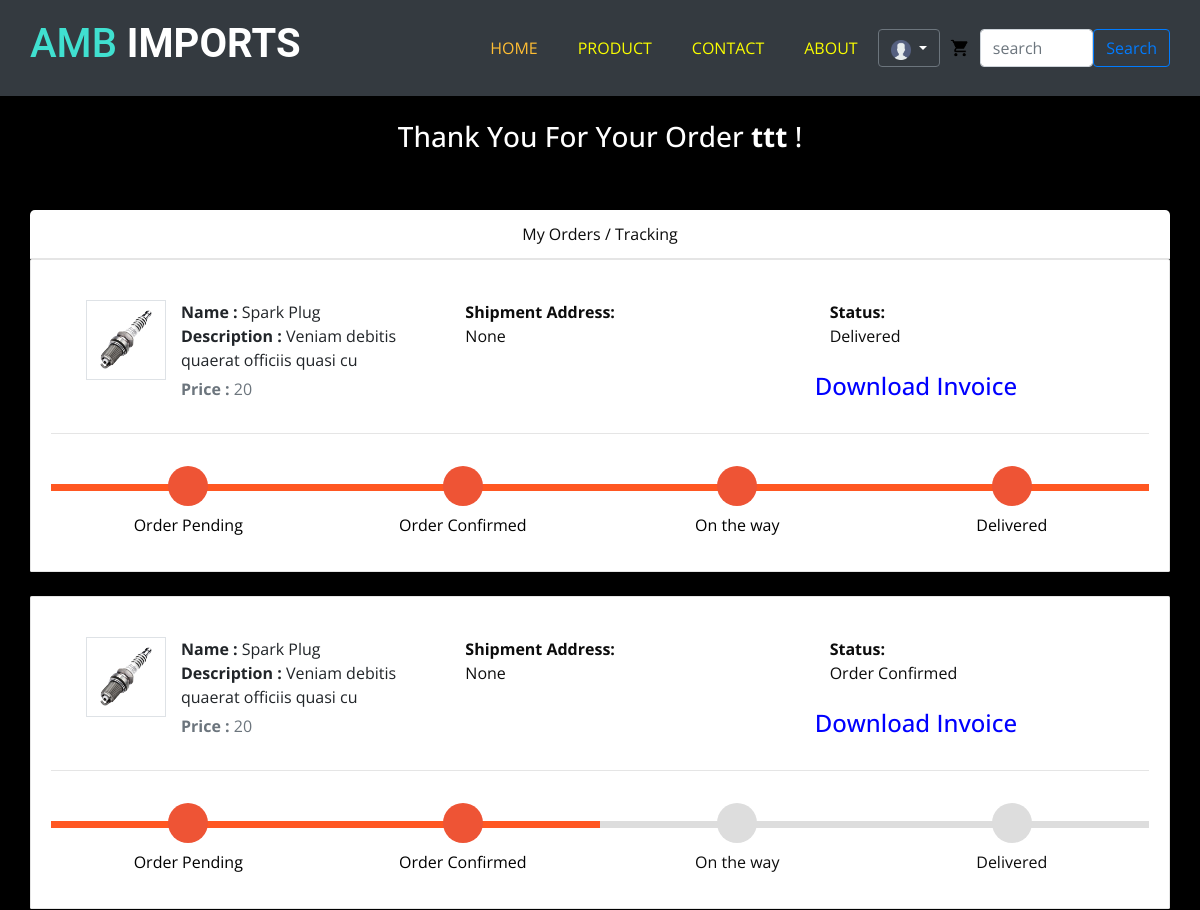
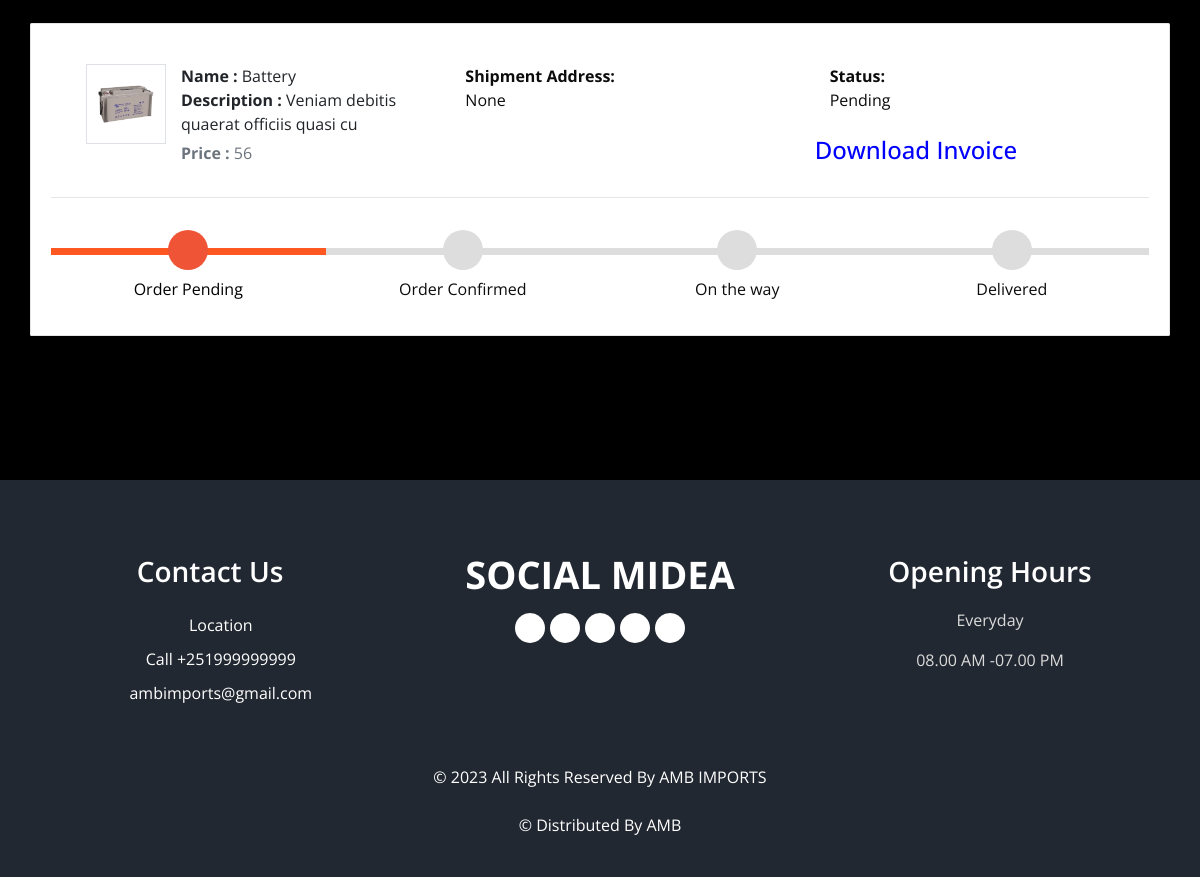
/my-order (signed in), run on the app's committed database (2 pictures, top to bottom).
### ecom/models.py (models this page shows, shortened)
class Product(models.Model):
    name=models.CharField(max_length=40)
    product_image= models.ImageField(upload_to='product_image/',null=True,blank=True)
    price = models.PositiveIntegerField()
    description=models.CharField(max_length=40)

class Orders(models.Model):
    STATUS =(
        ('Pending','Pending'),
        ('Order Confirmed','Order Confirmed'),
        ('Out for Delivery','Out for Delivery'),
        ('Delivered','Delivered'),
    )
    customer=models.ForeignKey('Customer', on_delete=models.CASCADE,null=True)
    product=models.ForeignKey('Product',on_delete=models.CASCADE,null=True)
    email = models.CharField(max_length=50,null=True)
    address = models.CharField(max_length=500,null=True)
    mobile = models.CharField(max_length=20,null=True)
    order_date= models.DateField(auto_now_add=True,null=True)
    status=models.CharField(max_length=50,null=True,choices=STATUS)

### ecom/views.py (the view)
# urls.py: path('my-order', views.my_order_view,name='my-order'),
@login_required(login_url='customerlogin')
@user_passes_test(is_customer)
def my_order_view(request):
    customer=models.Customer.objects.get(user_id=request.user.id)
    orders=models.Orders.objects.all().filter(customer_id = customer)
    ordered_products=[]
    for order in orders:
        ordered_product=models.Product.objects.all().filter(id=order.product.id)
        ordered_products.append(ordered_product)
    return render(request,'ecom/my_order.html',{'data':zip(ordered_products,orders)})

### ecom/views.py (called while the page is built)
def is_customer(user):
    return user.groups.filter(name='CUSTOMER').exists()

### templates/ecom/my_order.html (shortened to what this page needs)
<!DOCTYPE html>
{% load static %}
{% block content %}
<html lang="en" dir="ltr">
  <head>
<link rel="stylesheet" type="text/css" href="{% static 'css/bootstrap.css' %}" />
<link rel="stylesheet" type="text/css"
    href="https://cdnjs.cloudflare.com/ajax/libs/OwlCarousel2/2.3.4/assets/owl.carousel.min.css" />
<link rel="stylesheet" type="text/css" href="{% static 'css/style.css' %}" />
<link rel="stylesheet" type="text/css" href="{% static 'css/font-awesome.min.css' %}" />
<link rel="stylesheet" type="text/css" href="{% static 'css/responsive.css' %}" />
</head>
<body>
    <header class="header_section bg-dark">
        <div class="container">
            <nav class="navbar navbar-expand-lg custom_nav-container ">
                <a class="navbar-brand" href="/">
                    <h1 class="aq"> AMB <span class="co2"> IMPORTS</span></h1>
                </a>
                <div class="collapse navbar-collapse" id="navbarSupportedContent">
                    <ul class="navbar-nav  mx-auto ">
                        <li class="nav-item active">
                            <a class="nav-link" href="/">Home</a>
                        </li>
                        <li class="nav-item">
                            <a class="nav-link" href="/customer-home">Product</a>
                        </li>
                        <li class="nav-item">
                            <a class="nav-link" href="/contactus">Contact</a>
                        </li>
                        <li class="nav-item">
                            <a class="nav-link" href="/aboutus">About <span class="sr-only">(current)</span></a>
                        </li>
                    </ul>
                    <div class="user_option">
                      {%if request.user.is_authenticated%}
              <div class="dropdown">
                <button class="btn btn-secondary dropdown-toggle bg-dark" type="button" id="dropdownMenuButton"
                  data-toggle="dropdown" aria-haspopup="true" aria-expanded="false">
                  <img src="{% static 'images/userico.png' %}" alt="My image" width="20px" height="20px">
                </button>
              </div>
              {%endif%}
              <a class="cart_link" href="/cart">
                <img src="{% static 'images/cart.png' %}" alt="My image" width="20px" height="20px">
              </a>
                        <form class="d-flex  w-auto" action="/search" method="get">
                            <input type="search" method="get" type="search" class="form-control" placeholder="search" aria-label="Search" name="query" id="query"/>
                            <button class="btn btn-outline-primary" type="submit" data-mdb-ripple-color="dark">
                                Search
                            </button>
                        </form>
                    </div>
                </div>
            </nav>
        </div>
    </header>
    <br>
<h3 style="text-align:center; color: white;">Thank You For Your Order  <strong>{{request.user}}</strong> !</h3> <br><br>
<div class="container">
    <header class="card-header" style="text-align:center;"> My Orders / Tracking </header>
    {% for products,order in data %}
    <article class="card">
        <div class="card-body">
            <ul class="row" style="margin-left:20px;margin-top:20px;">
                <li class="col-md-4">
                  <figure class="itemside mb-3">
                    {%for product in products%}
                      <div class="aside"><img src="{% static product.product_image.url %}" class="img-sm border"></div>
                      <figcaption class="info align-self-center">
                          <p class="title"><strong>Name : </strong>{{product.name}} <br> <strong>Description : </strong>{{product.description}}</p> <span class="text-muted"><strong>Price : </strong>{{product.price}} </span>
                      </figcaption>
                  </figure>
                </li>
                <li class="col-md-4">
                    <div class="col"> <strong>Shipment Address:</strong> <br> {{order.address}}</div>
                </li>
                <li class="col-md-4">
                    <div class="col"> <strong>Status:</strong> <br> {{order.status}} </div> <br>
                    <h4><a style="text-decoration:none; color:blue;" href="{% url 'download-invoice' order.id product.id  %}" >Download Invoice</a></h4>
                </li>
                {%endfor%}
            </ul>
            <hr>
            <div class="track">
                {%if order.status == 'Pending' %}
                <div class="step active"> <span class="icon"> <i style="padding-top:5px; padding-right:20px;" class="fa fa-frown-o"></i> </span> <span class="text">Order Pending</span> </div>
                <div class="step "> <span class="icon"> <i style="padding-top:5px; padding-right:20px;" class="fa fa-check"></i> </span> <span class="text"> Order Confirmed</span> </div>
                <div class="step "> <span class="icon"> <i style="padding-top:5px; padding-right:20px;" class="fa fa-truck"></i> </span> <span class="text"> On the way </span> </div>
                <div class="step "> <span class="icon"> <i style="padding-top:5px; padding-right:20px;" class="fa fa-home"></i> </span> <span class="text">Delivered</span> </div>
                {%elif order.status == 'Order Confirmed' %}
                <div class="step active"> <span class="icon"> <i style="padding-top:5px; padding-right:20px;" class="fa fa-frown-o"></i> </span> <span class="text">Order Pending</span> </div>
                <div class="step active"> <span class="icon"> <i style="padding-top:5px; padding-right:20px;" class="fa fa-check"></i> </span> <span class="text"> Order Confirmed</span> </div>
                <div class="step "> <span class="icon"> <i style="padding-top:5px; padding-right:20px;" class="fa fa-truck"></i> </span> <span class="text"> On the way </span> </div>
                <div class="step "> <span class="icon"> <i style="padding-top:5px; padding-right:20px;" class="fa fa-home"></i> </span> <span class="text">Delivered</span> </div>
                {%else%}
                <div class="step active"> <span class="icon"> <i style="padding-top:5px; padding-right:20px;" class="fa fa-frown-o"></i> </span> <span class="text">Order Pending</span> </div>
                <div class="step active"> <span class="icon"> <i style="padding-top:5px; padding-right:20px;" class="fa fa-check"></i> </span> <span class="text"> Order Confirmed</span> </div>
                <div class="step active"> <span class="icon"> <i style="padding-top:5px; padding-right:20px;" class="fa fa-truck"></i> </span> <span class="text"> On the way </span> </div>
                <div class="step active"> <span class="icon"> <i style="padding-top:5px; padding-right:20px;" class="fa fa-home"></i> </span> <span class="text">Delivered</span> </div>
                {%endif%}
            </div>
        </div>
    </article><br>
    {%endfor%}
</div>
<br><br><br><br><br>
<footer class="footer_section">
  <div class="container">
    <div class="row">
      <div class="col-md-4 footer-col">
        <div class="footer_contact">
          <h4>
            Contact Us
          </h4>
          <div class="contact_link_box">
            <a href="">
              <i class="fa fa-map-marker" aria-hidden="true"></i>
              <span>
                Location
              </span>
            </a>
            <a href="">
              <i class="fa fa-phone" aria-hidden="true"></i>
              <span>
                Call +251999999999
              </span>
            </a>
            <a href="">
              <i class="fa fa-envelope" aria-hidden="true"></i>
              <span>
                ambimports@gmail.com
              </span>
            </a>
          </div>
        </div>
      </div>
      <div class="col-md-4 footer-col">
        <div class="footer_detail">
          <a href="" class="footer-logo">
            SOCIAL MIDEA
          </a>
          <div class="footer_social">
            <a href="">
              <i class="fa fa-facebook" aria-hidden="true"></i>
            </a>
            <a href="">
              <i class="fa fa-twitter" aria-hidden="true"></i>
            </a>
            <a href="">
              <i class="fa fa-linkedin" aria-hidden="true"></i>
            </a>
            <a href="">
              <i class="fa fa-instagram" aria-hidden="true"></i>
            </a>
            <a href="">
              <i class="fa fa-pinterest" aria-hidden="true"></i>
            </a>
          </div>
        </div>
      </div>
      <div class="col-md-4 footer-col">
        <h4>
          Opening Hours
        </h4>
        <p>
          Everyday
        </p>
        <p>
          08.00 AM -07.00 PM
        </p>
      </div>
    </div>
    <div class="footer-info">
      <p>
        &copy; <span id="displayYear"></span> All Rights Reserved By
        <a href="https://html.design/">AMB IMPORTS</a><br><br>
        &copy;  Distributed By
        <a href="https://themewagon.com/" target="_blank">AMB</a>
      </p>
    </div>
  </div>
</footer>
{% endblock content %}
</body>
</html>

### static/css/style.css (style rules this page uses)
body { font-family: "Open Sans", sans-serif; color: #0c0c0c; background-color: #ffffff; overflow-x: hidden; backdrop-filter: blur(5px); }
h1, h2 { font-family: "Open Sans", sans-serif; }
a, a:hover, a:focus { text-decoration: none; }
.btn, .btn:focus { outline: none !important; -webkit-box-shadow: none; box-shadow: none; }
.aq { color:turquoise; font-family: 'Roboto', cursive; }
.header_section { padding: 15px 0; }
.navbar-brand { font-family: 'Roboto', cursive; }
.navbar-brand span { font-weight: bold; font-size: 40px; color: #ffffff; }
.custom_nav-container { padding: 0; }
.custom_nav-container .navbar-nav { padding-left: 18%; }
.custom_nav-container .navbar-nav .nav-item .nav-link { padding: 5px 20px; color: #f9fd00; text-align: center; text-transform: uppercase; border-radius: 5px; -webkit-transition: all 0.3s; transition: all 0.3s; }
.custom_nav-container .navbar-nav .nav-item:hover .nav-link, .custom_nav-container .navbar-nav .nav-item.active .nav-link { color: #ffbe33; }
.user_option { display: -webkit-box; display: -ms-flexbox; display: flex; -webkit-box-align: center; -ms-flex-align: center; align-items: center; }
.user_option a { margin: 0 10px; }
.user_option .cart_link { display: -webkit-box; display: -ms-flexbox; display: flex; -webkit-box-pack: center; -ms-flex-pack: center; justify-content: center; -webkit-box-align: center; -ms-flex-align: center; align-items: center; }
.footer_section { background-color: #222831; color: #ffffff; padding: 75px 0 40px 0; text-align: center; }
.footer_section h4 { font-size: 28px; font-family: "Open Sans", sans-serif; }
.footer_section h4, .footer_section .footer-logo { font-weight: 600; margin-bottom: 20px; font-family: "Open Sans", sans-serif; }
.footer_section p { color: #dbdbdb; }
.footer_section .footer-col { margin-bottom: 30px; }
.footer_section .footer_contact .contact_link_box { display: -webkit-box; display: -ms-flexbox; display: flex; -webkit-box-orient: vertical; -webkit-box-direction: normal; -ms-flex-direction: column; flex-direction: column; }
.footer_section .footer_contact .contact_link_box a { margin: 5px 0; color: #ffffff; }
.footer_section .footer_contact .contact_link_box a i { margin-right: 5px; }
.footer_section .footer-logo { display: block; font-weight: bold; font-size: 38px; line-height: 1; color: #ffffff; }
.footer_section .footer_social { display: -webkit-box; display: -ms-flexbox; display: flex; -webkit-box-pack: center; -ms-flex-pack: center; justify-content: center; margin-top: 20px; margin-bottom: 10px; }
.footer_section .footer_social a { display: -webkit-box; display: -ms-flexbox; display: flex; -webkit-box-pack: center; -ms-flex-pack: center; justify-content: center; -webkit-box-align: center; -ms-flex-align: center; align-items: center; color: #222831; width: 30px; height: 30px; border-radius: 100%; background-color: #ffffff; border-radius: 100%; margin: 0 2.5px; font-size: 18px; }
.footer_section .footer-info { text-align: center; margin-top: 25px; }
.footer_section .footer-info p { color: #ffffff; margin: 0; }
.footer_section .footer-info p a { color: inherit; }

### static/css/responsive.css (style rules this page uses)
@media (min-width: 1200px) { .container { max-width: 1170px; } }

### data on the page
Orders: address "None", status "Delivered", shows "Order Pending"
Product: product_image (picture), name "Spark Plug", description "Veniam debitis quaerat officiis quasi cu", price "20"
Orders: address "None", status "Order Confirmed", shows "Order Pending"
Orders: address "None", status "Pending", shows "Order Pending"
Product: product_image (picture), name "Battery", description "Veniam debitis quaerat officiis quasi cu", price "56"

### other printed values
{{ request.user }} "ttt"
